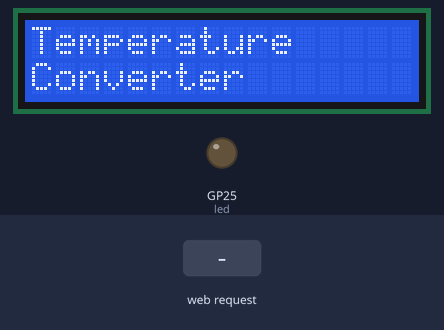
The program below on a simulated Raspberry Pi Pico running MicroPython. Parts: 16×2 character LCD, output pins drawn as LEDs (lit = HIGH). Inputs (shaded band) come from the test bench. WiFi joins after 1.5 s; library files of the repository ran but are not shown: lcd_api.py, i2c_lcd.py; what the program prints to the serial console is not drawn.

Above: at 0.2 s.
At 4.2 s:
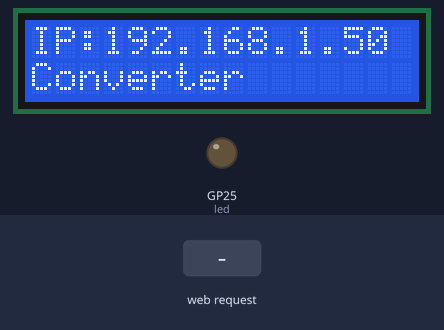
At 5.4 s:
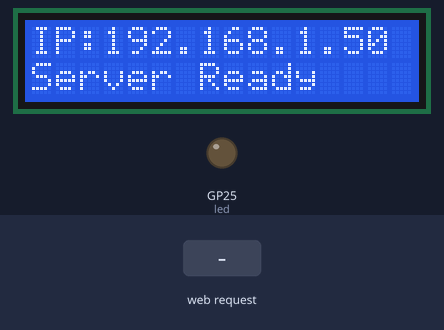
5.5 s: HTTP request GET /convert received
Timing chart, 0 to 8.5 s (numbered marks = the images above; inputs shaded):
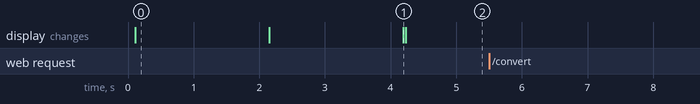

Measured:
- what the display in image 0 shows lasts 2.1 s, from 0.1 s to 2.2 s

The program:

lcd_c2f_web.py
```python
import sys
import os

# 현재 경로 설정
current_path = os.getcwd()
lcd_project_path = current_path + '/lcd_project'
if lcd_project_path not in sys.path:
    sys.path.append(lcd_project_path)
    print(f"경로 추가됨: {lcd_project_path}")

import network
import socket
import time
from machine import Pin, I2C
import utime
from lcd_project.lcd_api import LcdApi
from lcd_project.i2c_lcd import I2cLcd

# Wi-Fi 설정
ssid = 'SmartDigitalAgLab'
password = 'Smartfarm208!'

# I2C 설정 (GPIO 6을 SDA로, GPIO 3을 SCL로 사용)
i2c = I2C(1, sda=Pin(6), scl=Pin(3), freq=100000)

# LED 설정
led = Pin("LED", Pin.OUT)

# I2C 장치 스캔
devices = i2c.scan()
if devices:
    print("발견된 I2C 장치:", [hex(d) for d in devices])
    lcd_addr = devices[0]
else:
    print("I2C 장치를 찾을 수 없습니다!")
    print("연결을 확인하세요.")
    while True:
        pass  # 장치가 없으면 멈춤

# LCD 설정
LCD_ROWS = 2
LCD_COLS = 16
lcd = I2cLcd(i2c, lcd_addr, LCD_ROWS, LCD_COLS)


# LCD에 텍스트 표시 함수
def display_text(text, row=0):
    lcd.move_to(0, row)
    # 기존 텍스트 지우기 (16칸 공백으로 채움)
    lcd.putstr(" " * LCD_COLS)
    lcd.move_to(0, row)
    lcd.putstr(text)


# 섭씨를 화씨로 변환하는 함수
def celsius_to_fahrenheit(celsius):
    return (celsius * 9 / 5) + 32


# WiFi에 연결
def connect_to_wifi():
    wlan = network.WLAN(network.STA_IF)
    wlan.active(True)

    # 이미 연결되어 있는지 확인
    if not wlan.isconnected():
        print("Wi-Fi에 연결 중...")
        display_text("Connecting WiFi", 0)
        wlan.connect(ssid, password)

        # 연결될 때까지 대기
        max_wait = 10
        while max_wait > 0:
            if wlan.isconnected():
                break
            max_wait -= 1
            print("연결 대기 중...")
            time.sleep(1)

        # 연결 실패 시
        if not wlan.isconnected():
            print("Wi-Fi 연결 실패!")
            display_text("WiFi Failed!", 0)
            return None

    # 연결 성공
    status = wlan.ifconfig()
    ip = status[0]
    print(f"연결됨! IP: {ip}")
    display_text(f"IP:{ip}", 0)
    return ip


# HTML 양식 - 이전 입력값을 유지하기 위해 수정
def webpage_html(last_celsius=""):
    html = f"""<!DOCTYPE html>
    <html>
    <head>
        <title>온도 변환기</title>
        <meta charset="UTF-8">
        <meta name="viewport" content="width=device-width, initial-scale=1">
        <style>
            body {{ font-family: Arial; text-align: center; margin: 20px; }}
            .container {{ max-width: 400px; margin: 0 auto; padding: 20px; border: 1px solid #ddd; border-radius: 10px; }}
            input, button {{ padding: 10px; margin: 10px; }}
            button {{ background-color: #4CAF50; color: white; border: none; cursor: pointer; }}
        </style>
    </head>
    <body>
        <div class="container">
            <h2>섭씨 → 화씨 변환</h2>
            <form action="/convert">
                <p>섭씨 온도: <input type="number" step="0.1" name="celsius" value="{last_celsius}" required></p>
                <p><button type="submit">변환하기</button></p>
            </form>
            <div id="result">%result%</div>
        </div>
    </body>
    </html>
    """
    return html


# 웹 서버 실행
def run_server():
    ip = connect_to_wifi()
    if not ip:
        return

    # 소켓 생성
    addr = socket.getaddrinfo('0.0.0.0', 80)[0][-1]
    s = socket.socket()
    s.setsockopt(socket.SOL_SOCKET, socket.SO_REUSEADDR, 1)  # 포트 재사용 옵션
    s.bind(addr)
    s.listen(1)

    print('웹 서버 시작, http://%s 에 접속하세요' % ip)
    display_text("Server Ready", 1)

    # 결과 저장 변수
    last_result = ""
    last_celsius = ""

    # 서버 루프
    while True:
        try:
            cl, addr = s.accept()
            print('클라이언트 연결됨:', addr)

            # LED 깜빡임으로 연결 표시
            led.value(1)

            request = cl.recv(1024)
            request = str(request)

            # 요청 확인
            celsius_input = None
            if 'GET /convert' in request:
                celsius_param = request.find('celsius=')
                if celsius_param > 0:
                    # 파라미터에서 섭씨 값 추출
                    celsius_str = request[celsius_param + 8:]
                    celsius_end = celsius_str.find('&')
                    if celsius_end == -1:
                        celsius_end = celsius_str.find(' ')
                    celsius_str = celsius_str[:celsius_end]

                    try:
                        celsius_input = float(celsius_str)
                        last_celsius = celsius_str  # 마지막 입력값 저장
                    except ValueError:
                        celsius_input = None

            # 응답 생성
            response = ""
            if celsius_input is not None:
                # 섭씨 → 화씨 변환
                fahrenheit = celsius_to_fahrenheit(celsius_input)
                result_text = f"섭씨 {celsius_input}°C는 화씨 {fahrenheit:.1f}°F 입니다."

                # LCD에 표시
                display_text(f"C: {celsius_input:.1f}", 0)
                display_text(f"F: {fahrenheit:.1f}", 1)

                # 결과 저장
                last_result = result_text

                # 결과 포함한 HTML 응답
                response = webpage_html(last_celsius).replace('%result%', result_text)
            else:
                # 기본 HTML 응답
                response = webpage_html(last_celsius).replace('%result%', last_result)

            # 응답 전송 - UTF-8 인코딩 설정 추가
            cl.send('HTTP/1.0 200 OK\r\nContent-type: text/html; charset=utf-8\r\n\r\n')
            cl.send(response)
            cl.close()

            # LED 끄기
            led.value(0)

        except Exception as e:
            print("오류 발생:", e)
            cl.close()
            led.value(0)


# 초기 메시지 표시
lcd.clear()
display_text("Temperature", 0)
display_text("Converter", 1)
utime.sleep(2)

# 메인 실행
if __name__ == "__main__":
    print("온도 변환 웹 서버 시작")
    run_server()
```
